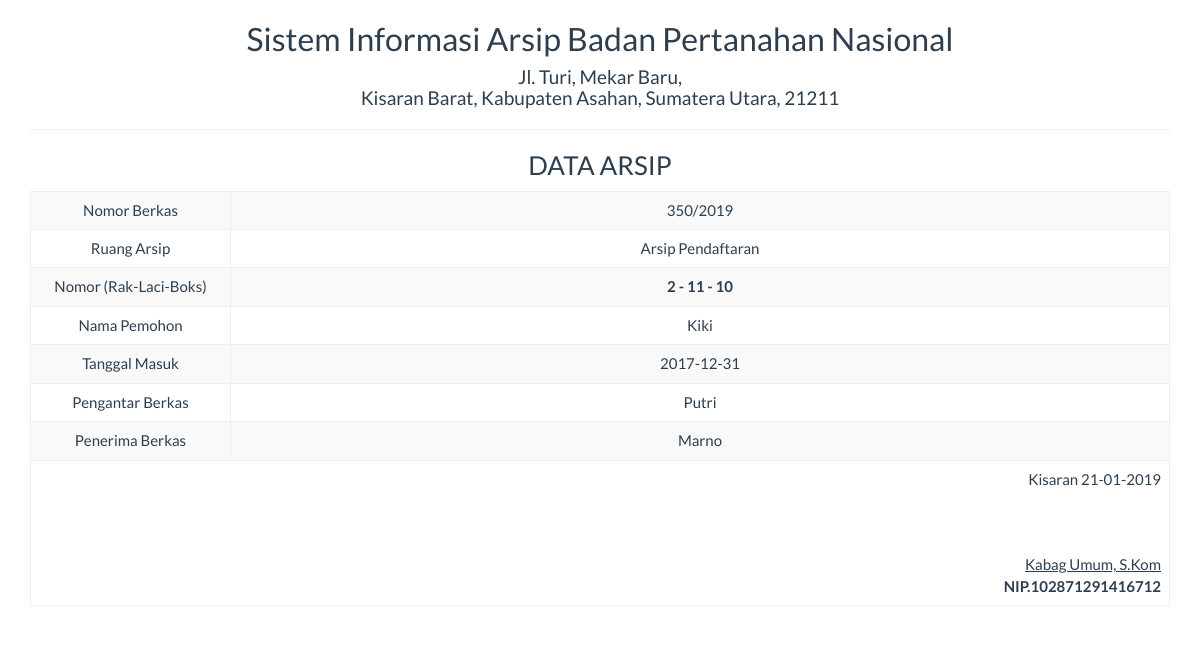
/report/arsip_satu.php?id=7, run on the app's committed database.
### tables this page shows
CREATE TABLE `arsip` (
  `id` int(5) NOT NULL,
  `ruang_arsip` varchar(25) NOT NULL,
  `no_rak` int(5) NOT NULL,
  `no_laci` int(5) NOT NULL,
  `no_boks` int(5) NOT NULL,
  `para_pihak` varchar(100) NOT NULL,
  `no_perkara` varchar(50) NOT NULL,
  `tgl_masuk` date NOT NULL,
  `penerima` varchar(50) NOT NULL,
  `pemberi` varchar(50) NOT NULL,
  `status` varchar(25) NOT NULL,
  `keterangan` varchar(100) NOT NULL
);

### report/arsip_satu.php (the view, shortened to what this page needs)
<!DOCTYPE html>
<html>
    <head>
        <link href="../Assets/css/bootstrap.min.css" rel="stylesheet" type="text/css"/>
    </head>
    <body onload="print()">
        <?php
        include '../config/koneksi.php';
        $sql = "SELECT * FROM arsip WHERE id='" . $_GET ['id'] . "'";
        $query = mysqli_query($koneksi, $sql) or die("SQL Detail error");
        $data = mysqli_fetch_array($query);
        ?>
        <div class="container">
            <div class='row'>
                <div class="col-sm-12">
                    <div class="text-center">
                         <h2>Sistem Informasi Arsip Badan Pertanahan Nasional </h2>
                        <h4>Jl. Turi, Mekar Baru, <br> Kisaran Barat, Kabupaten Asahan, Sumatera Utara, 21211</h4>
                        <hr>
                        <h3>DATA ARSIP</h3>
                        <table class="table table-bordered table-striped table-hover">
                            <tbody>
								<tr>
                                    <td>Nomor Berkas</td> <td><?= $data['no_perkara'] ?></td>
                                </tr>
                                <tr>
                                    <td width="200">Ruang Arsip</td> <td><?= $data['ruang_arsip'] ?></td>
                                </tr>
                                <tr>
                                    <td>Nomor (Rak-Laci-Boks)</td> <td><strong><?= $data['no_rak'] ?> - <?= $data['no_laci'] ?> - <?= $data['no_boks'] ?></strong></td>
                                </tr>
                                <tr>
                                    <td>Nama Pemohon</td> <td><?= $data['para_pihak'] ?></td>
                                </tr>
								<tr>
                                    <td>Tanggal Masuk</td> <td><?= $data['tgl_masuk'] ?></td>
                                </tr>
								<tr>
                                    <td>Pengantar Berkas</td> <td><?= $data['pemberi'] ?></td>
                                </tr>
								<tr>
                                    <td>Penerima Berkas</td> <td><?= $data['penerima'] ?></td>
                                </tr>
                            </tbody>
                            <tfoot>
                                <tr>
                                    <td colspan="2" class="text-right">
                                        Kisaran  <?= date("d-m-Y") ?>
                                        <br><br><br><br>
                                        <u>Kabag Umum, S.Kom<strong></u><br>
                                        NIP.102871291416712
									</td>
								</tr>
							</tfoot>
                        </table>
                    </div>
                </div>
            </div>
    </body>
</html>

### data on the page
arsip: no_perkara "350/2019", ruang_arsip "Arsip Pendaftaran", no_rak "2", no_laci "11", no_boks "10", para_pihak "Kiki", tgl_masuk "2017-12-31", pemberi "Putri", penerima "Marno"
